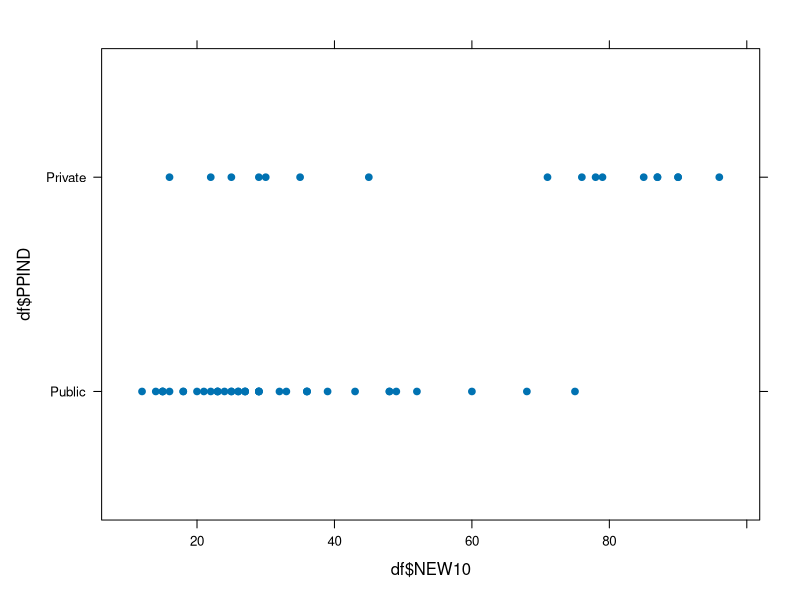
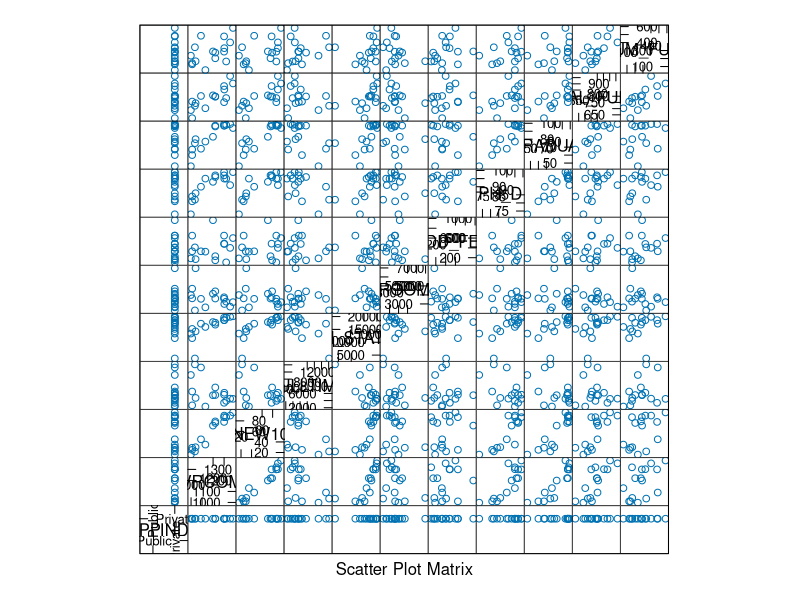

These figures' R source, in order:
## ---- chunk 1
library(lattice)
library(latticeExtra)
library(MASS)
## ---- chunk 2
df <- read.csv2(file = "data/I.csv")
df <- subset(df, select = c(PPIND, AVRCOMB, NEW10, FULLTIME, IN_STATE, ROOM, ADD_FEE, PH_D, GRADUAT, SAL_FULL, NUM_FULL))
df$PPIND <- factor(df$PPIND, labels = c("Public", "Private"))
df <- na.exclude(df)
df.private <- subset(df, PPIND == "Private")
df.private <- df.private[!rownames(df.private) %in% 129, ]
## ---- chunk 3
l <- lm(NEW10 ~ AVRCOMB + FULLTIME + log(IN_STATE) + log(ROOM) + log(ADD_FEE) + log(SAL_FULL) + PH_D + GRADUAT + NUM_FULL, data = df.private)
summary(l)
## ---- chunk 4
l <- lm(NEW10 ~ FULLTIME + log(IN_STATE) + log(ROOM) + log(ADD_FEE) + log(SAL_FULL) + PH_D + GRADUAT + NUM_FULL, data = df.private)
summary(l)
## ---- chunk 5
l.aic <- stepAIC(l)
summary(l.aic)
## ---- chunk 6
l.aic <- update(l.aic, . ~ . -PH_D)
summary(l.aic)
## ---- chunk 7
l.aic.room <- update(l.aic, . ~ . -log(ROOM))
l.aic.add_fee <- update(l.aic, . ~ . -log(ADD_FEE))
l.aic.add_fee.room <- update(l.aic, . ~ . -log(ADD_FEE) -log(ROOM))
anova(l.aic, l.aic.room, l.aic.add_fee, l.aic.add_fee.room)
## ---- chunk 8
l <- l.aic
summary(l)
## ---- chunk 9
contrasts(df$PPIND) <- contr.sum
l <- lm(NEW10 ~ FULLTIME * PPIND + log(IN_STATE) * PPIND + log(ROOM) * PPIND + GRADUAT * PPIND, data = df)
summary(l)
l.aic <- stepAIC(l)
summary(l.aic)
## ---- chunk 10
contrasts(df$PPIND)
## ---- chunk 11
xyplot(df$PPIND ~ df$NEW10, pch=19)
splom(df.private)
